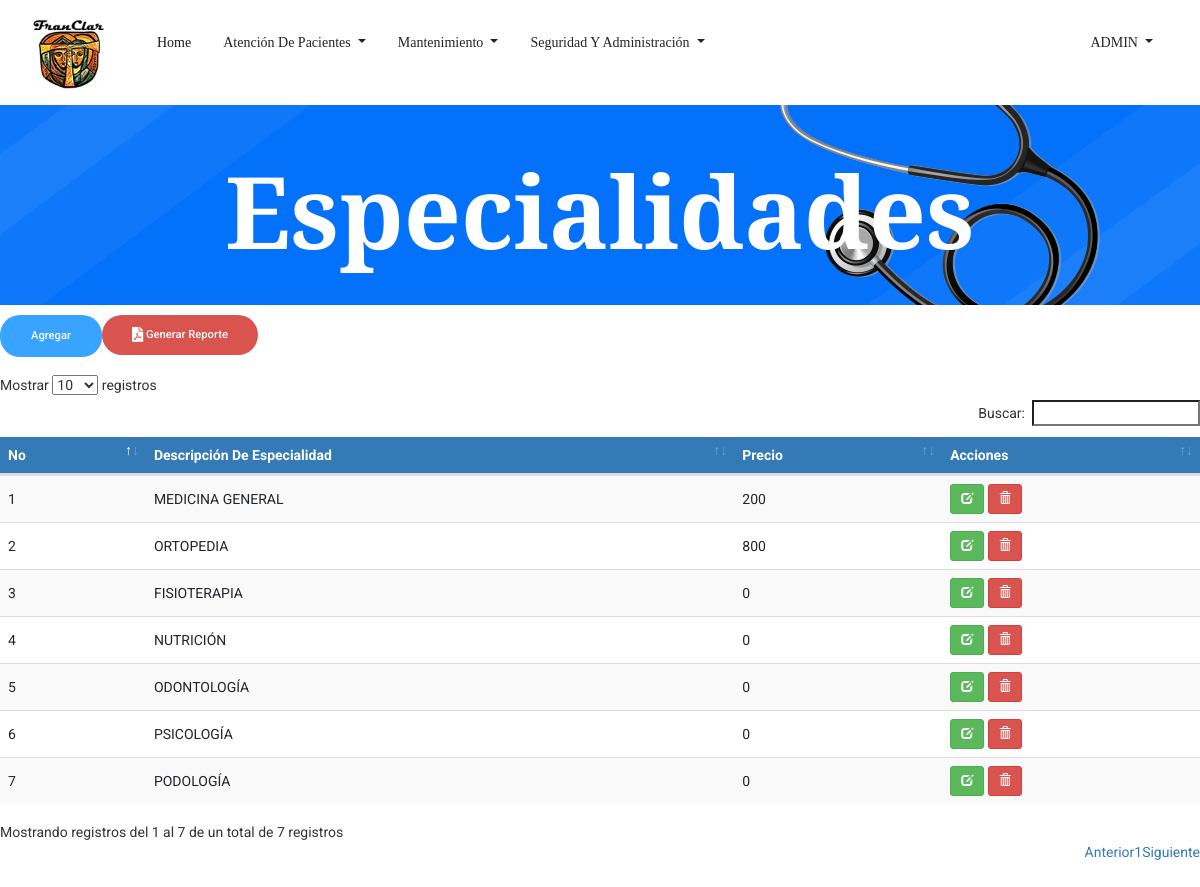
The page /Especialidades.php (signed in) on the database its author committed.
### tables this page shows
CREATE TABLE `tbl_especialidad` (
  `ID_especialidad` int(3) NOT NULL,
  `Descripcion_espec` varchar(30) NOT NULL,
  `Precio` int(5) NOT NULL
);

### Especialidades.php (the view, shortened to what this page needs)
<!doctype html>
<html lang="es">
<?php
include 'head.php'
?>
<body>
    <?php
    include 'header.php';
    ?>
    <section class="breadcrumb_part breadcrumb_bg">
        <div class="container">
            <div class="row">
                <div class="col-lg-12">
                    <div class="breadcrumb_iner">
                        <div class="breadcrumb_iner_item">
                            <h2>Especialidades</h2>
                        </div>
                    </div>
                </div>
            </div>
        </div>
    </section>
	 <?php
	  $rolUsuario=$_SESSION['ID_Rol'];
	 $sql=("SELECT * FROM tbl_permisos WHERE id_objeto=9 AND id_rol=$rolUsuario");
		$query=mysqli_query($con,$sql);
		if(mysqli_num_rows($query)>0){
			$row = mysqli_fetch_assoc($query);
			$permiso= $row['permiso_insertar'];
			$permiso_eliminar= $row['permiso_eliminar'];
			$permiso_actualizar=$row['permiso_actualizar'];
		}if ($permiso==0){
		 echo '<div class="alert alert-danger alert-dismissable"><button type="button" class="close" data-dismiss="alert" aria-hidden="true">&times;</button>"usuario no tiene permisos para agregar nuevo"</div>';
		}else{?>
		<form class="form-inline my-2 my-lg-0 float-left">
			<a href="agregar_Especialidad.php" class="genric-btn info circle">Agregar</a>
		</form>
		<form class="form-inline my-2 my-lg-0 float-left">
			<a class="genric-btn btn-danger circle" onclick="pdfDinamico(this)" id="pdf_especialidad" href="#">
			<i class="fas fa-file-pdf fa-lg"> </i> Generar Reporte</a>
	    </form>
	   <br>
		<br>
		<br>
		<?php } ?>
		<div class="table-responsive">
			<table id="datatableUsuarios" class="table table-striped table-hover">
			<thead>
				<tr>
                    <th>No</th>
					<th>Descripción De Especialidad</th>
					<th>Precio</th>
					<th>Acciones</th>
				</tr>
				</thead>
				<tbody>
				<?php
				$sql = mysqli_query($con, "SELECT * FROM tbl_especialidad WHERE ID_Especialidad <> 9 AND ID_Especialidad <> 8");
				if(mysqli_num_rows($sql) == 0){
					echo '<tr><td colspan="8">No hay datos.</td></tr>';
				}else{
					while($row = mysqli_fetch_assoc($sql)){
						($permiso_eliminar==1)?$boton='<a href="Especialidades.php?aksi=delete&nik='.$row['ID_especialidad'].'" title="Eliminar" onclick="return confirm(\'¿Está seguro de borrar los datos del cargo '.$row['Descripcion_espec'].'?\')" class="btn btn-danger btn-sm"><span class="glyphicon glyphicon-trash" aria-hidden="true"></span></a>':$boton='<a  title="Eliminar"  onClick="permiso()" class="btn btn-warning btn-sm"><span class="glyphicon glyphicon-trash" aria-hidden="true"></span></a>';
						($permiso_actualizar==1)?$boton2='<a href="EditarEspecialidad.php?nik='.$row['ID_especialidad'].'" title="Editar datos" class="btn btn-success btn-sm"><span class="glyphicon glyphicon-edit" aria-hidden="true"></span></a>':$boton2='<a  title="Editar datos" onClick="permiso()" class="btn btn-warning btn-sm"><span class="glyphicon glyphicon-edit" aria-hidden="true"></span></a>';
						echo '
						<tr>
                            <td>'.$row['ID_especialidad'].'</td>
							<td>'.$row['Descripcion_espec'].'</td>
							<td>'.$row['Precio'].'</td>
							<td>'.$boton2.' '.$boton.'</td>
						</tr>
						';
					}
				}
				?>
				</tbody>
			</table>
		 </div>
		 <br><br><br><br><br>
</body>
</html>

### css/main.css (style rules this page uses)
table th { background-color: #337ab7 !important; color: white; }
table>tbody>tr>td { vertical-align: middle !important; }

### rows shown on the page
tbl_especialidad: ID_especialidad "1", Descripcion_espec "MEDICINA GENERAL", Precio "200"
tbl_especialidad: ID_especialidad "2", Descripcion_espec "ORTOPEDIA", Precio "800"
tbl_especialidad: ID_especialidad "3", Descripcion_espec "FISIOTERAPIA", Precio "0"
tbl_especialidad: ID_especialidad "4", Descripcion_espec "NUTRICIÓN", Precio "0"
tbl_especialidad: ID_especialidad "5", Descripcion_espec "ODONTOLOGÍA", Precio "0"
tbl_especialidad: ID_especialidad "6", Descripcion_espec "PSICOLOGÍA", Precio "0"
tbl_especialidad: ID_especialidad "7", Descripcion_espec "PODOLOGÍA", Precio "0"

### other values the page prints
$usuario "ADMIN"
